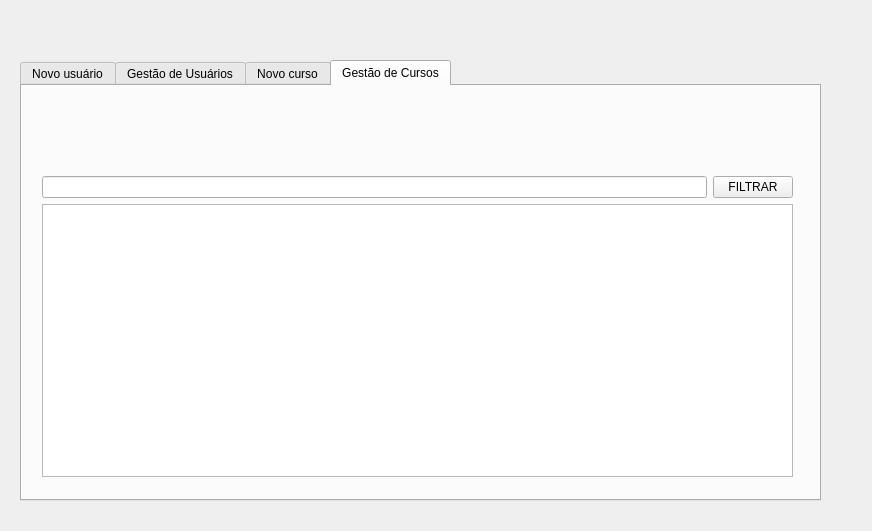
<?xml version="1.0" encoding="UTF-8"?>
<ui version="4.0">
 <class>ClientControl</class>
 <widget class="QDialog" name="ClientControl">
  <property name="geometry">
   <rect>
    <x>0</x>
    <y>0</y>
    <width>872</width>
    <height>531</height>
   </rect>
  </property>
  <property name="windowTitle">
   <string>Dialog</string>
  </property>
  <widget class="QTabWidget" name="tabWidget">
   <property name="geometry">
    <rect>
     <x>20</x>
     <y>60</y>
     <width>801</width>
     <height>441</height>
    </rect>
   </property>
   <property name="currentIndex">
    <number>3</number>
   </property>
   <widget class="QWidget" name="tab_4">
    <attribute name="title">
     <string>Novo usuário</string>
    </attribute>
    <widget class="QWidget" name="layoutWidget_3">
     <property name="geometry">
      <rect>
       <x>280</x>
       <y>80</y>
       <width>291</width>
       <height>237</height>
      </rect>
     </property>
     <layout class="QVBoxLayout" name="verticalLayout_2">
      <item>
       <widget class="QLabel" name="label_5">
        <property name="styleSheet">
         <string notr="true">font-size: 20px</string>
        </property>
        <property name="text">
         <string>INSERIR NOVO USUÁRIO</string>
        </property>
       </widget>
      </item>
      <item>
       <layout class="QGridLayout" name="gridLayout_2">
        <item row="2" column="0">
         <widget class="QLabel" name="label_6">
          <property name="text">
           <string>CPF</string>
          </property>
         </widget>
        </item>
        <item row="1" column="2">
         <widget class="QLineEdit" name="txt_description_2"/>
        </item>
        <item row="4" column="2">
         <widget class="QLineEdit" name="lineEdit_5"/>
        </item>
        <item row="3" column="2">
         <widget class="QLineEdit" name="lineEdit_4"/>
        </item>
        <item row="0" column="2">
         <widget class="QLineEdit" name="txt_Name_2"/>
        </item>
        <item row="2" column="2">
         <widget class="QLineEdit" name="txt_price_2"/>
        </item>
        <item row="1" column="0">
         <widget class="QLabel" name="label_8">
          <property name="text">
           <string>Email</string>
          </property>
         </widget>
        </item>
        <item row="0" column="0">
         <widget class="QLabel" name="label_7">
          <property name="text">
           <string>Nome</string>
          </property>
         </widget>
        </item>
        <item row="5" column="2">
         <widget class="QLineEdit" name="lineEdit_3"/>
        </item>
        <item row="4" column="0">
         <widget class="QLabel" name="label_9">
          <property name="text">
           <string>Senha</string>
          </property>
         </widget>
        </item>
        <item row="5" column="0">
         <widget class="QLabel" name="label_10">
          <property name="text">
           <string>Confirmar senha</string>
          </property>
         </widget>
        </item>
        <item row="3" column="0">
         <widget class="QLabel" name="label_11">
          <property name="text">
           <string>Permissão</string>
          </property>
         </widget>
        </item>
       </layout>
      </item>
      <item>
       <widget class="QPushButton" name="pushButton_2">
        <property name="text">
         <string>CADASTRAR CURSO</string>
        </property>
       </widget>
      </item>
     </layout>
    </widget>
   </widget>
   <widget class="QWidget" name="tab_2">
    <attribute name="title">
     <string>Gestão de Usuários</string>
    </attribute>
    <widget class="QWidget" name="layoutWidget_2">
     <property name="geometry">
      <rect>
       <x>20</x>
       <y>30</y>
       <width>751</width>
       <height>351</height>
      </rect>
     </property>
     <layout class="QVBoxLayout" name="verticalLayout_5">
      <item>
       <layout class="QHBoxLayout" name="horizontalLayout_4">
        <item>
         <widget class="QLineEdit" name="lineEdit_2"/>
        </item>
        <item>
         <widget class="QPushButton" name="pushButton_5">
          <property name="text">
           <string>FILTRAR</string>
          </property>
         </widget>
        </item>
       </layout>
      </item>
      <item>
       <widget class="QTableWidget" name="table_adm_user"/>
      </item>
     </layout>
    </widget>
   </widget>
   <widget class="QWidget" name="tab">
    <attribute name="title">
     <string>Novo curso</string>
    </attribute>
    <widget class="QWidget" name="layoutWidget">
     <property name="geometry">
      <rect>
       <x>280</x>
       <y>130</y>
       <width>221</width>
       <height>151</height>
      </rect>
     </property>
     <layout class="QVBoxLayout" name="verticalLayout">
      <item>
       <widget class="QLabel" name="label_4">
        <property name="styleSheet">
         <string notr="true">font-size: 20px</string>
        </property>
        <property name="text">
         <string>INSERIR NOVO CURSO</string>
        </property>
       </widget>
      </item>
      <item>
       <layout class="QGridLayout" name="gridLayout">
        <item row="2" column="0">
         <widget class="QLabel" name="label_3">
          <property name="text">
           <string>Preço</string>
          </property>
         </widget>
        </item>
        <item row="0" column="0">
         <widget class="QLabel" name="label">
          <property name="text">
           <string>Nome</string>
          </property>
         </widget>
        </item>
        <item row="1" column="0">
         <widget class="QLabel" name="label_2">
          <property name="text">
           <string>Descrição</string>
          </property>
         </widget>
        </item>
        <item row="0" column="2">
         <widget class="QLineEdit" name="txt_Name"/>
        </item>
        <item row="1" column="2">
         <widget class="QLineEdit" name="txt_description"/>
        </item>
        <item row="2" column="2">
         <widget class="QLineEdit" name="txt_price"/>
        </item>
       </layout>
      </item>
      <item>
       <widget class="QPushButton" name="pushButton">
        <property name="text">
         <string>CADASTRAR CURSO</string>
        </property>
       </widget>
      </item>
     </layout>
    </widget>
   </widget>
   <widget class="QWidget" name="tab_3">
    <attribute name="title">
     <string>Gestão de Cursos</string>
    </attribute>
    <widget class="QWidget" name="">
     <property name="geometry">
      <rect>
       <x>20</x>
       <y>90</y>
       <width>751</width>
       <height>301</height>
      </rect>
     </property>
     <layout class="QVBoxLayout" name="verticalLayout_4">
      <item>
       <layout class="QHBoxLayout" name="horizontalLayout_2">
        <item>
         <widget class="QLineEdit" name="lineEdit"/>
        </item>
        <item>
         <widget class="QPushButton" name="pushButton_4">
          <property name="text">
           <string>FILTRAR</string>
          </property>
         </widget>
        </item>
       </layout>
      </item>
      <item>
       <widget class="QTableWidget" name="table_adm_courses"/>
      </item>
     </layout>
    </widget>
   </widget>
  </widget>
 </widget>
 <resources/>
 <connections/>
</ui>
